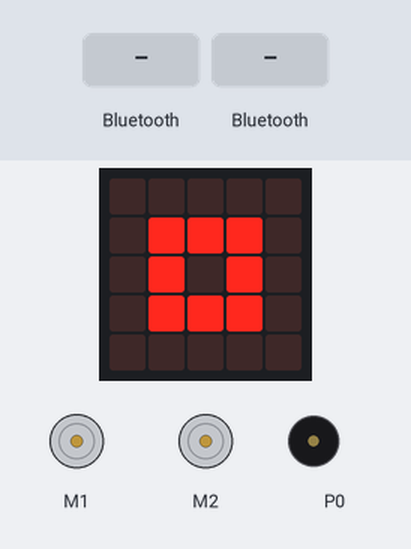
Simulated run of this program. Board: BBC micro:bit (MakeCode). Shown: the board's 5×5 LED display, 2 × DC motor (green arrow = forward, orange = backward, longer = faster), buzzer (waves = sounding). Inputs (shaded band) come from the test bench.

Above: at 1.8 s.
1.9 s: "Forward" arrives over Bluetooth UART
At 3.9 s:
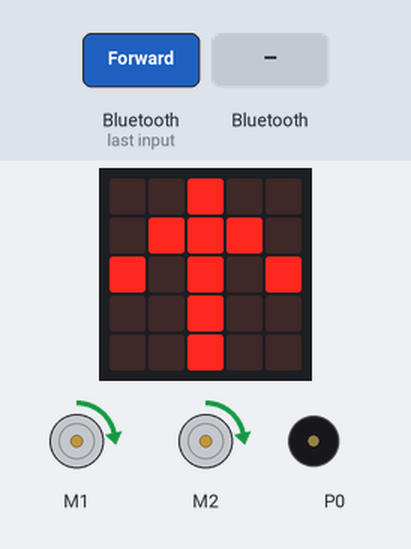
4.9 s: "Backward" arrives over Bluetooth UART
At 6.7 s:
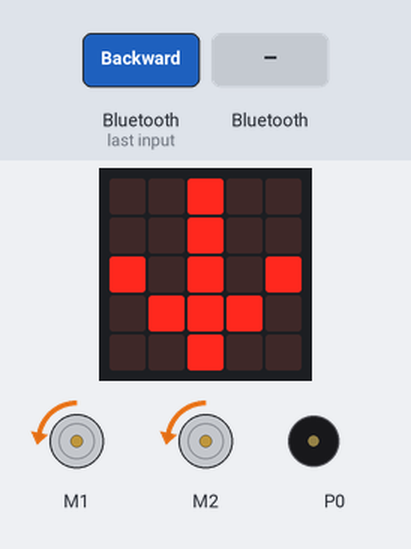
7.2 s: "Left" arrives over Bluetooth UART
At 9.6 s:
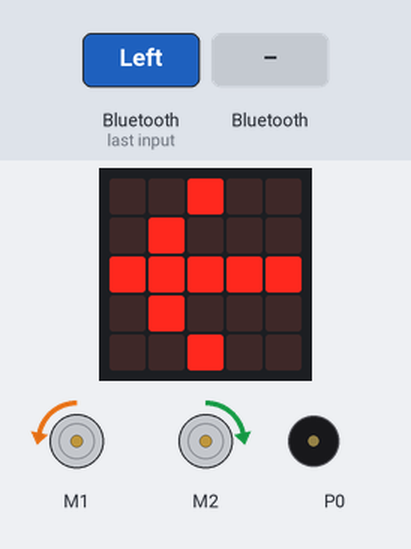
10.2 s: a phone connects over Bluetooth
At 11.0 s:
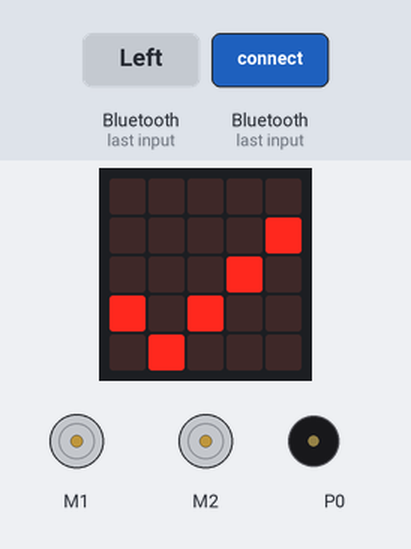
11.7 s: "Sound" arrives over Bluetooth UART
At 12.1 s:
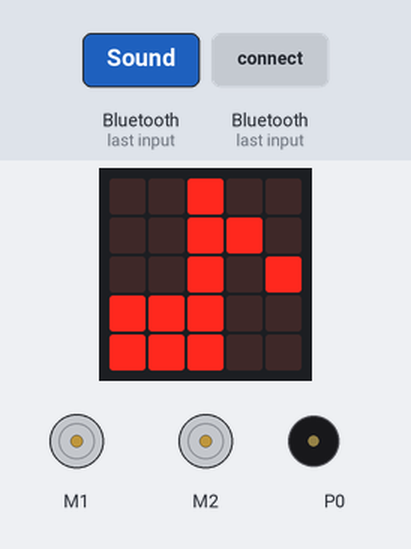
14.2 s: a phone disconnects over Bluetooth
At 15.0 s:
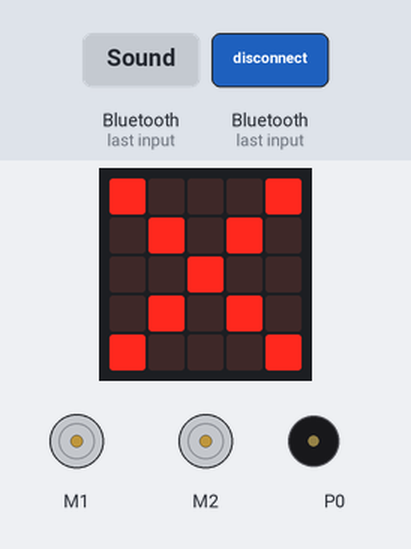
Timing chart, 0 to 16.7 s (numbered marks = the images above; inputs shaded):
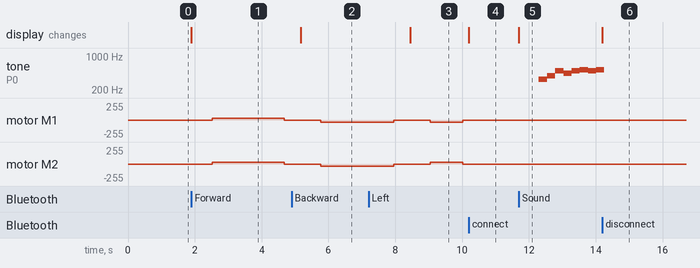

Measured:
- after the input at 1.9 s, motor M1, motor M2: stopped → forward 30/255 after 0.62 s, → stopped 2.2 s later; the display: changes at once (image 1)
- after the input at 4.9 s, motor M1, motor M2: stopped → backward 30/255 after 0.88 s; the display: changes after 0.28 s (image 2)
- after the input at 7.2 s, the display: changes after 1.3 s (image 3)
- after the input at 10.2 s, the display: changes at once (image 4)
- after the input at 11.7 s, tone on P0: plays 330 Hz for 0.25 s, 392 Hz for 0.25 s, 494 Hz for 0.25 s, 440 Hz for 0.25 s, 494 Hz for 0.25 s, 523 Hz for 0.25 s … (8 notes in this stretch), starting after 0.60 s; the display: changes at once (image 5)
- after the input at 14.2 s, the display: changes at once (image 6)

The program:

main.ts
```typescript
bluetooth.onBluetoothConnected(function () {
    basic.showIcon(IconNames.Yes)
})
bluetooth.onBluetoothDisconnected(function () {
    basic.showIcon(IconNames.No)
})
bluetooth.onUartDataReceived(serial.delimiters(Delimiters.NewLine), function () {
    receivedString = bluetooth.uartReadUntil(serial.delimiters(Delimiters.NewLine))
    if (receivedString == "Forward") {
        basic.showArrow(ArrowNames.North)
        maqueen.motorRun(maqueen.Motors.All, maqueen.Dir.CW, 30)
        basic.pause(2175)
        maqueen.motorStop(maqueen.Motors.All)
    } else if (receivedString == "Backward") {
        basic.showArrow(ArrowNames.South)
        maqueen.motorRun(maqueen.Motors.All, maqueen.Dir.CCW, 30)
        basic.pause(2175)
        maqueen.motorStop(maqueen.Motors.All)
    } else if (receivedString == "Left" || receivedString == "TurnLeft") {
        basic.showArrow(ArrowNames.West)
        maqueen.motorRun(maqueen.Motors.M2, maqueen.Dir.CW, 30)
        maqueen.motorRun(maqueen.Motors.M1, maqueen.Dir.CCW, 30)
        basic.pause(970)
        maqueen.motorStop(maqueen.Motors.All)
    } else if (receivedString == "Right" || receivedString == "TurnRight") {
        basic.showArrow(ArrowNames.West)
        maqueen.motorRun(maqueen.Motors.M1, maqueen.Dir.CW, 30)
        maqueen.motorRun(maqueen.Motors.M2, maqueen.Dir.CCW, 30)
        basic.pause(970)
        maqueen.motorStop(maqueen.Motors.All)
    } else if (receivedString == "Sound") {
        basic.showIcon(IconNames.EighthNote)
        music.play(music.stringPlayable("E G B A B C5 B C5 ", 250), music.PlaybackMode.UntilDone)
    } else if (receivedString == "Talk") {
        basic.showLeds(`
            # # # . .
            # # # . .
            # # # . .
            . . . # .
            . . . . #
            `)
        music.play(music.createSoundExpression(WaveShape.Triangle, 4216, 2494, 255, 255, 1500, SoundExpressionEffect.Warble, InterpolationCurve.Curve), music.PlaybackMode.UntilDone)
    }
    basic.pause(500)
})
let receivedString = ""
bluetooth.startUartService()
basic.showIcon(IconNames.SmallSquare)
```

test.ts
```typescript
// aquí va el archivo "tests"; esto no se compilará cuando este paquete se utilice como una extensión.
```
